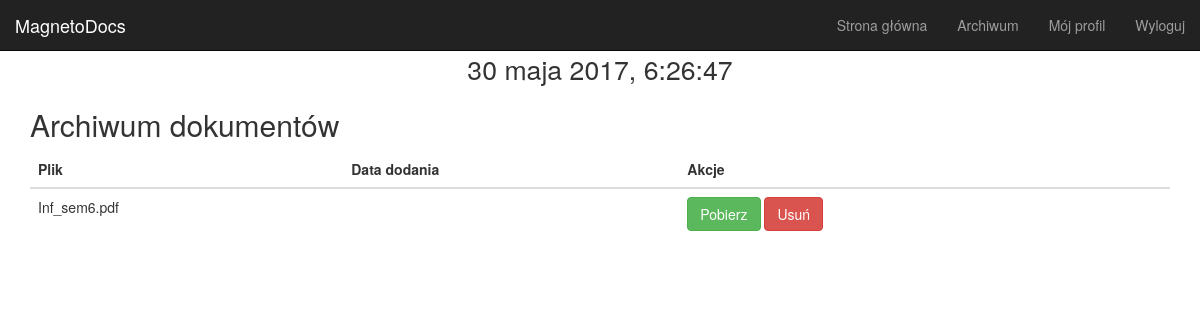
The app's page /archives/ (signed in), older data.
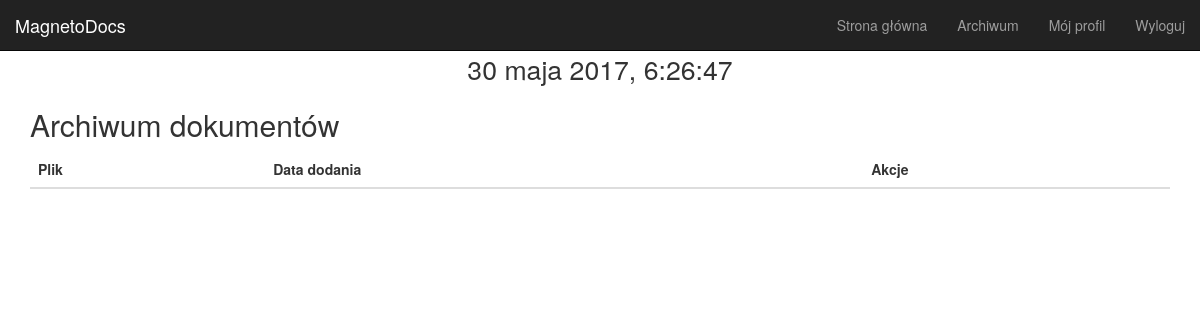
The same page, newer data.
### main_app/models.py (models this page shows)
class Documents(models.Model):
    owner = models.ForeignKey(User, on_delete=models.CASCADE, verbose_name="właściciel")
    file = models.FileField(upload_to=user_directory_path, verbose_name="plik")
    timestamp = models.DateTimeField(default=timezone.now)
    hash = models.CharField(max_length=64, unique=True, db_index=True)
    def filename(self):
        return os.path.basename(self.file.name)

### main_app/views.py (the view)
# urls.py: url(r'^archives/$', views.archives, name='archives'),
@login_required
def archives(request):
    docs = Documents.objects.filter(owner=request.user)
    data = {
        "docs": docs,
        "user": request.user,
        "MEDIA_URL": MEDIA_URL
    }
    return render(request, 'main_app/archives.html', data)

### main_app/templates/main_app/archives.html
{% extends 'main_app/base.html' %}
{% block middle %}
    <div class="row">
        <div class="container">
            <h2>Archiwum dokumentów</h2>
                <table class="table table-hover">
                    <thead>
                        <tr>
                            <th>Plik</th>
                            <th>Data dodania</th>
                            <th>Akcje</th>
                        </tr>
                    </thead>
                    <tbody>
                        {% for doc in docs %}
                            <tr>
                                <td>{{ doc.filename }}</td>
                                <td>{{ doc.date }}</td>
                                <td>
                                    <a href="{{ MEDIA_URL }}{{ doc.file.name }}" class="btn btn-success">Pobierz</a>
                                    <a href="{% url 'main_app:delete_file' doc.id %}" class="btn btn-danger">Usuń</a>
                                </td>
                            </tr>
                        {% endfor %}
                    </tbody>
                </table>
        </div>
    </div>
{% endblock %}

Row changes from the older to the newer data that the page shows:
removed Documents: filename "Inf_sem6.pdf"
